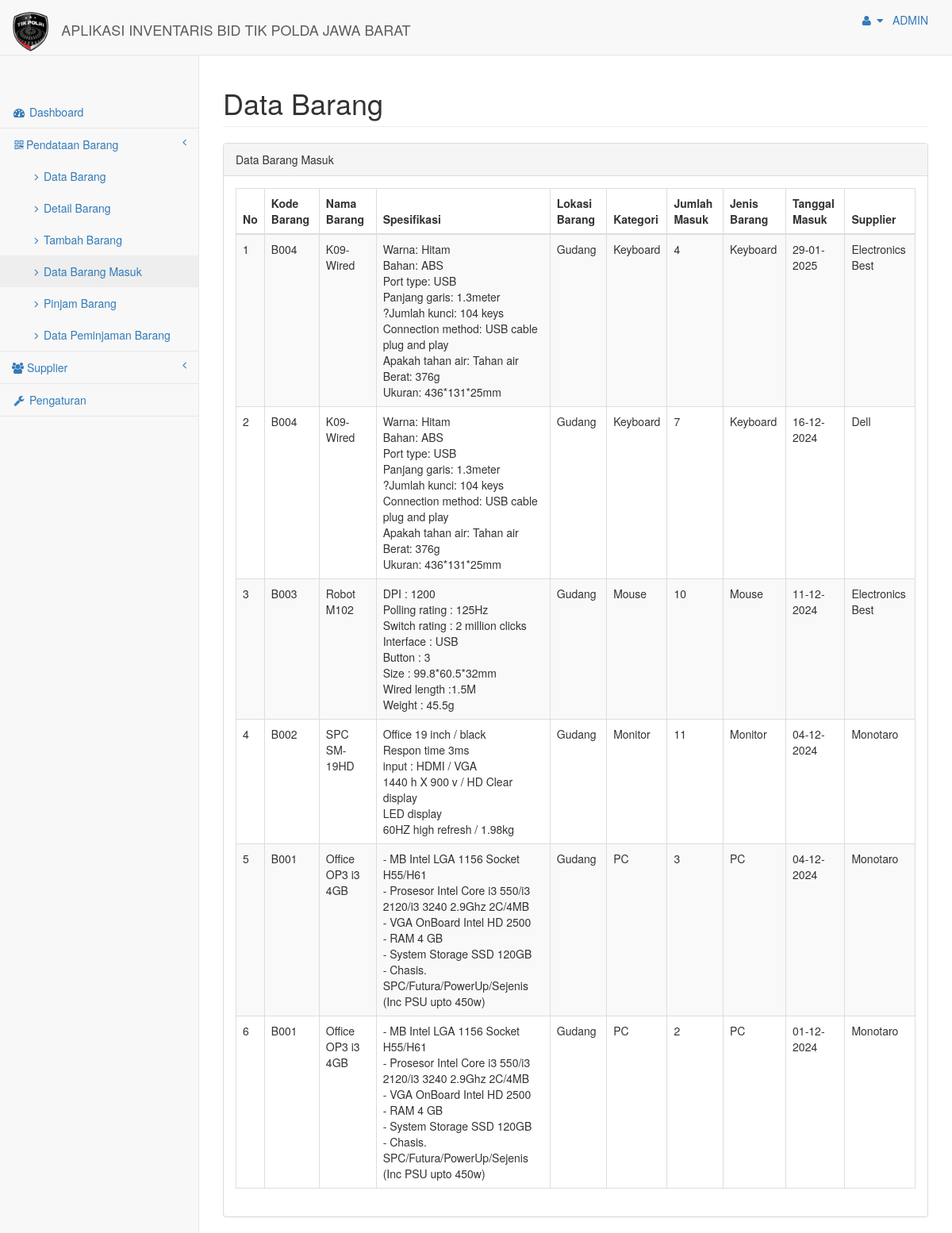
/index.php?page=barangmasuk (signed in), run on the app's committed database.
### tables this page shows
CREATE TABLE `tbl_barang` (
  `kode_barang` varchar(8) NOT NULL,
  `nama_barang` varchar(30) NOT NULL,
  `spesifikasi` varchar(500) NOT NULL,
  `lokasi_barang` varchar(40) NOT NULL,
  `kategori` varchar(25) NOT NULL,
  `jumlah_brg` int(5) NOT NULL,
  `jenis_brg` varchar(20) NOT NULL
);

CREATE TABLE `tbl_stok` (
  `kode_barang` varchar(8) NOT NULL,
  `nama_barang` varchar(30) NOT NULL,
  `jml_barangmasuk` int(7) NOT NULL,
  `jml_barangkeluar` int(7) NOT NULL,
  `total_barang` int(8) NOT NULL
);

CREATE TABLE `tbl_masukbarang` (
  `id_masukbarang` varchar(11) NOT NULL,
  `kode_barang` varchar(8) NOT NULL,
  `nama_barang` varchar(30) NOT NULL,
  `tgl_masuk` date NOT NULL DEFAULT current_timestamp(),
  `jumlah_masuk` int(8) NOT NULL,
  `kode_supplier` varchar(5) NOT NULL
);

CREATE TABLE `tbl_supplier` (
  `kode_supplier` varchar(5) NOT NULL,
  `nama_supplier` varchar(35) NOT NULL,
  `alamat_supplier` varchar(50) NOT NULL,
  `telp_supplier` varchar(25) NOT NULL,
  `kota_supplier` varchar(20) NOT NULL
);

### config/Class_Barang.php (called while the page is built, shortened)
<?php
class Class_Barang
{
    function tampil_barangmasuk()
    {
        include("config.php");
        $sql = "select * from tbl_barang a inner join tbl_masukbarang b inner join tbl_stok c on a.kode_barang=b.kode_barang and a.kode_barang=c.kode_barang inner join tbl_supplier d on b.kode_supplier=d.kode_supplier ORDER BY b.tgl_masuk DESC";
        $data = mysqli_query($conn,$sql);
        $data1 = mysqli_num_rows($data);
        if ($data1 == 0) {
            echo "<div class='alert alert-danger'>Tidak ada data</div>";
        }
        else{
            while ($d=mysqli_fetch_assoc($data)) {
                $hasil[] = $d;
            }
            return $hasil;
        }
    }
}
 ?>

### pages/data_barangmasuk.php (the view)
<div class="row">
    <div class="col-lg-12">
        <h1 class="page-header">Data Barang </h1>
    </div>
</div>
<div class="row">
    <div class="col-lg-12">
        <div class="panel panel-default">
            <div class="panel-heading">
                Data Barang Masuk
            </div>
            <div class="panel-body">
                <table width="100%" class="table table-striped table-bordered table-hover" cellpadding="0" cellspacing="0" id="dataTables-example">
                    <thead>
    <?php
        if (is_array($db->tampil_barangmasuk()) && count($db->tampil_barangmasuk()) > 0) {
    ?>
                        <tr>
                           <th>No</th>
                            <th>Kode Barang</th>
                            <th>Nama Barang</th>
                            <th>Spesifikasi</th>
                            <th>Lokasi Barang</th>
                            <th>Kategori</th>
                            <th>Jumlah Masuk</th>
                            <th>Jenis Barang</th>
                            <th>Tanggal Masuk</th>
                            <th>Supplier</th>
                        </tr>
                    </thead>
                    <tbody>
    <?php
        $no = 1;
    foreach ($db->tampil_barangmasuk() as $row) {
     ?>
                    <tr>
                        <td><?=$no++?></td>
                        <td><?=$row['kode_barang']?></td>
                        <td><?=$row['nama_barang']?></td>
                        <td><?=nl2br($row['spesifikasi'])?></td>
                        <td><?=$row['lokasi_barang']?></td>
                        <td><?=$row['kategori']?></td>
                        <td><?=$row['jumlah_masuk']?></td>
                        <td><?=$row['jenis_brg']?></td>
                        <td><?=date("d-m-Y", strtotime($row['tgl_masuk']))?></td>
                        <td><?=$row['nama_supplier']?></td>
                      </tr>
    <?php }
}?>
                    </tbody>
                </table>
            </div>
        </div>
    </div>
</div>

### data on the page
tbl_barang: tbl_stok.kode_barang "B004", tbl_stok.nama_barang "K09-Wired", spesifikasi "Warna: Hitam Bahan: ABS Port type: USB Panjang garis: 1.3meter ?Jumlah kunci: 104 keys Connection method: USB cable plug and play Apakah tahan air: Tahan air Berat: 376g Ukuran: 436*131*25mm", lokasi_barang "Gudang", kategori "Keyboard", tbl_masukbarang.jumlah_masuk "4", jenis_brg "Keyboard", tbl_masukbarang.tgl_masuk "29-01-2025", tbl_supplier.nama_supplier "Electronics Best", tbl_masukbarang.jumlah_masuk "7", tbl_masukbarang.tgl_masuk "16-12-2024", tbl_supplier.nama_supplier "Dell"
tbl_barang: tbl_stok.kode_barang "B003", tbl_stok.nama_barang "Robot M102", spesifikasi "DPI : 1200 Polling rating : 125Hz Switch rating : 2 million clicks Interface : USB Button : 3 Size : 99.8*60.5*32mm Wired length :1.5M Weight : 45.5g", lokasi_barang "Gudang", kategori "Mouse", tbl_masukbarang.jumlah_masuk "10", jenis_brg "Mouse", tbl_masukbarang.tgl_masuk "11-12-2024", tbl_supplier.nama_supplier "Electronics Best"
tbl_barang: tbl_stok.kode_barang "B002", tbl_stok.nama_barang "SPC SM-19HD", spesifikasi "Office 19 inch / black Respon time 3ms input : HDMI / VGA 1440 h X 900 v / HD Clear display LED display 60HZ high refresh / 1.98kg", lokasi_barang "Gudang", kategori "Monitor", tbl_masukbarang.jumlah_masuk "11", jenis_brg "Monitor", tbl_masukbarang.tgl_masuk "04-12-2024", tbl_supplier.nama_supplier "Monotaro"
tbl_barang: tbl_stok.kode_barang "B001", tbl_stok.nama_barang "Office OP3 i3 4GB", spesifikasi "- MB Intel LGA 1156 Socket H55/H61 - Prosesor Intel Core i3 550/i3 2120/i3 3240 2.9Ghz 2C/4MB - VGA OnBoard Intel HD 2500 - RAM 4 GB - System Storage SSD 120GB - Chasis. SPC/Futura/PowerUp/Sejenis (Inc PSU upto 450w)", lokasi_barang "Gudang", kategori "PC", tbl_masukbarang.jumlah_masuk "3", jenis_brg "PC", tbl_masukbarang.tgl_masuk "04-12-2024", tbl_supplier.nama_supplier "Monotaro", tbl_masukbarang.jumlah_masuk "2", tbl_masukbarang.tgl_masuk "01-12-2024"

### other printed values
$_SESSION["username"] "ADMIN"
